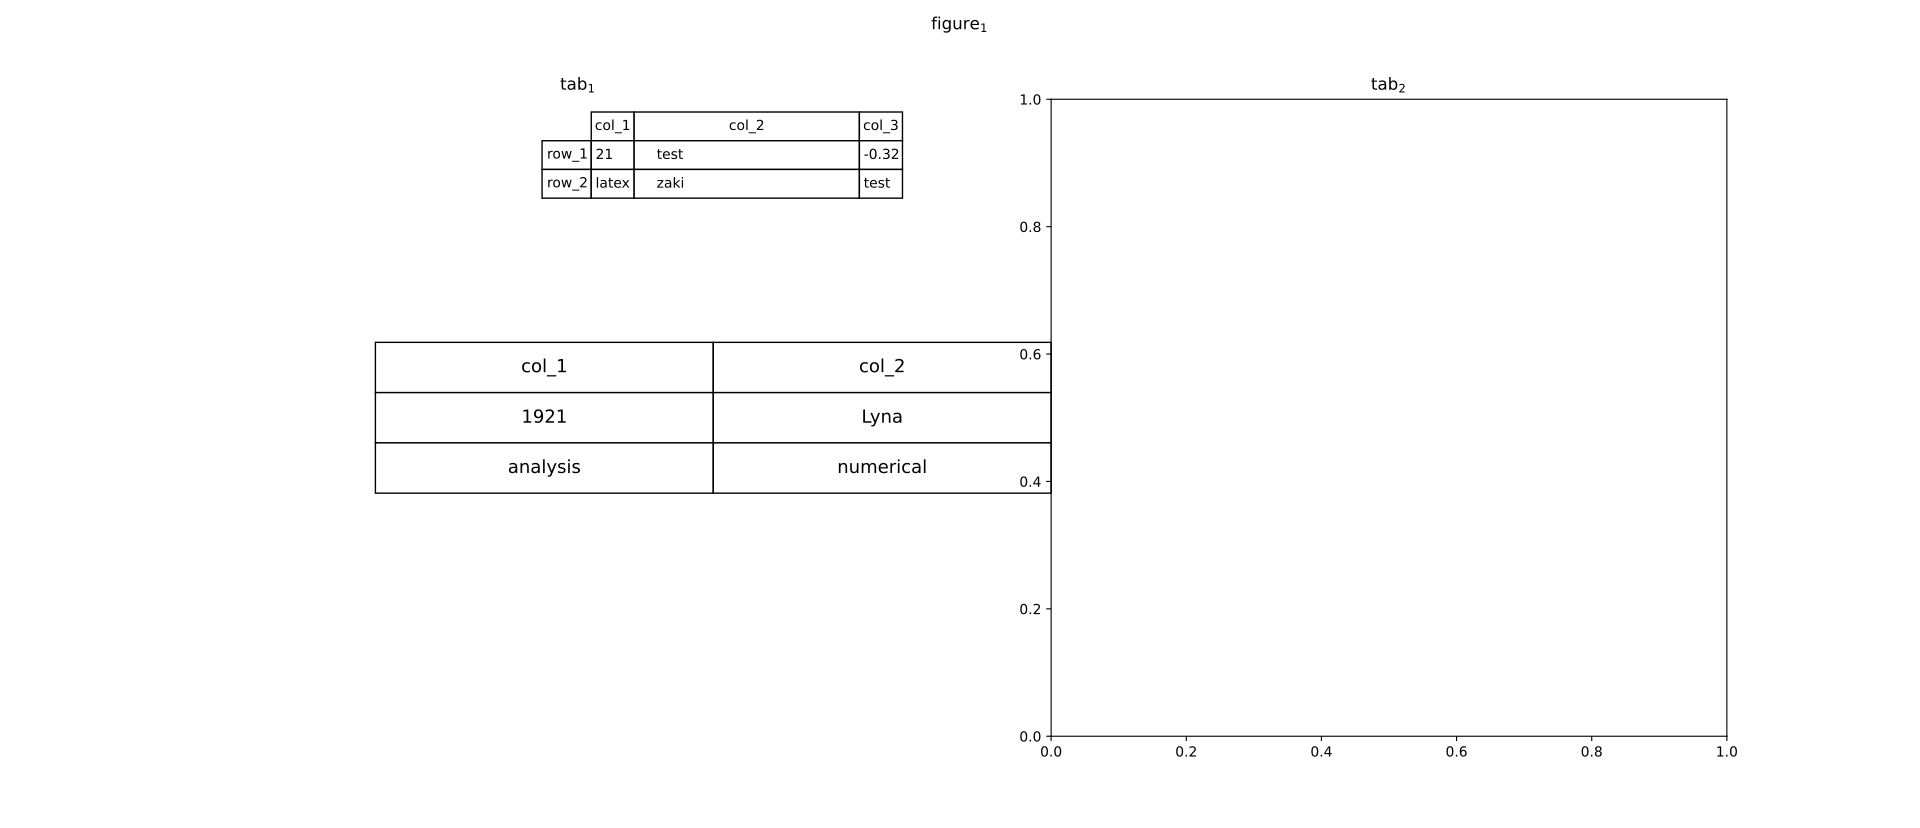

Write the Python code that produced this figure.
import matplotlib.pyplot as plt
import numpy as np

plt.subplot(1,2,1)
cellText_1 = [["21","test","-0.32"] , ["latex" , "zaki" , "test"]]
rowLabels_1 = ["row_1","row_2"]
colLabels_1 = ["col_1","col_2","col_3"]
table_1 = plt.table(fontsize=12,cellText=cellText_1,rowLabels=rowLabels_1,colLabels=colLabels_1,cellLoc = 'left',loc='best')
table_1.auto_set_column_width ([0,2])
plt.axis('off')
plt.title(r"tab$_1$")

plt.subplot(1,2,2)
cellText_2 = [["1921","Lyna"] , ["analysis" , "numerical"]]
colLabels_2 = ["col_1","col_2"]
table_2 = plt.table(cellText=cellText_2,colLabels=colLabels_2,cellLoc = 'center',loc='left')
table_2.scale(xscale = 1 , yscale = 1.75)
table_2.set_fontsize(40)
table_2.auto_set_font_size()

plt.title(r"tab$_2$")

plt.suptitle(r"figure$_1$")

plt.show()
